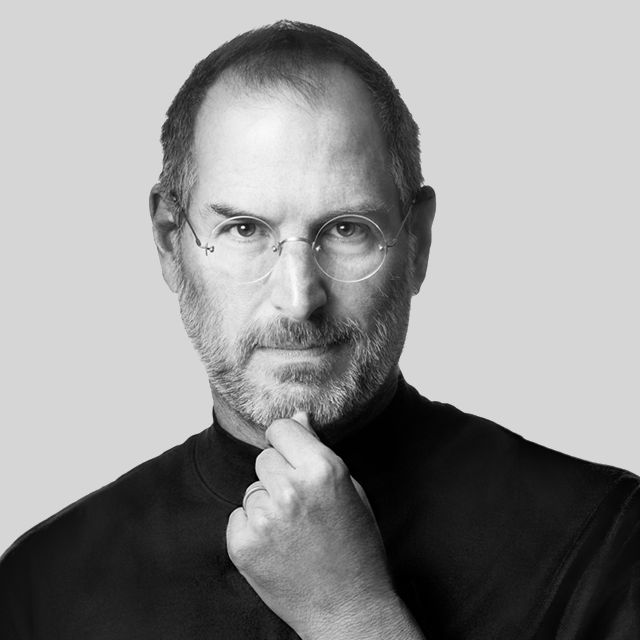
#> input picture demo/Day04_Feature_Engineering/stevejobs.jpg, 640 x 640 px
$ jupyter execute demo_Garbor_kernel_filter-py3.ipynb   (older library calls are emulated)
#> lines starting #> are read from the running program, lines starting #| are printed output that depends on the picture
# Gabor filter

Garbor filter is a linear filter used for texture analysis, which means that it basically analyses whether there are any specific frequency content in the image in specific directions in a localized region around the point or region of analysis.

Frequency and orientation representations of Gabor filters are similar to those of the human visual system, and they have been found to be particularly appropriate for texture representation and discrimination. In the spatial domain, a 2D Gabor filter is a Gaussian kernel function modulated by a sinusoidal plane wave.

In the realms of image processing and computer vision, Gabor filters are generally used in texture analysis, edge detection, feature extraction, disparity estimation (in stereo vision).

A Gabor filter responds to edges and texture changes. When we say that a filter responds to a particular feature, we mean that the filter has a distinguishing value at the spatial location of that feature

In this example, we will be using an image of Steve Jobs and apply Garbor filter to it.

Image URL: http://www.adweek.com/agencyspy/wp-content/uploads/sites/7/2015/06/steve-jobs.jpg

[cell 1]
import numpy as np
import cv2

# cv2.getGaborKernel(ksize, sigma, theta, lambda, gamma, psi, ktype)
# ksize - size of gabor filter (n, n)
# sigma - standard deviation of the gaussian function
# theta - orientation of the normal to the parallel stripes
# lambda - wavelength of the sunusoidal factor
# gamma - spatial aspect ratio
# psi - phase offset
# ktype - type and range of values that each pixel in the gabor kernel can hold

g_kernel = cv2.getGaborKernel((21, 21), 8.0, np.pi/4, 10.0, 0.5, 0, ktype=cv2.CV_32F)

img = cv2.imread('stevejobs.jpg')
#> img is the input picture: shape (640, 640, 3); min 0, max 255, mean 147.2
img = cv2.cvtColor(img, cv2.COLOR_BGR2GRAY)
#> img: shape (640, 640)
filtered_img = cv2.filter2D(img, cv2.CV_8UC3, g_kernel)
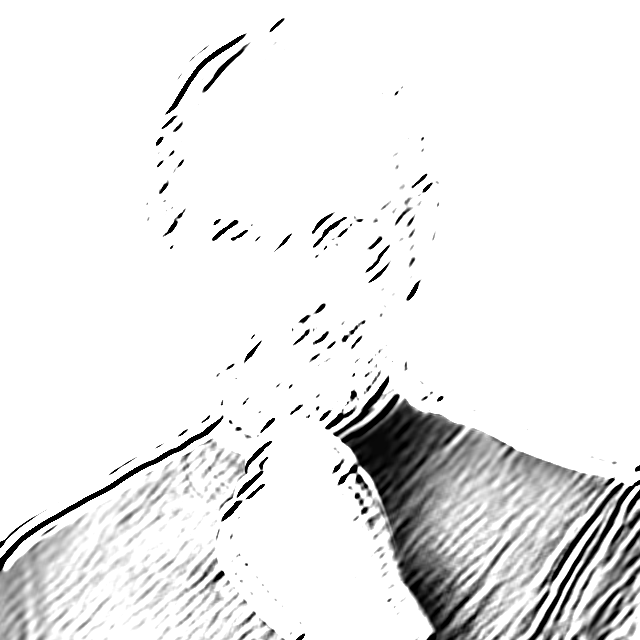
#> filtered_img: shape (640, 640); min 0, max 255, mean 235.2

cv2.imshow('image', img)
cv2.imshow('filtered image', filtered_img)

h, w = g_kernel.shape[:2]
g_kernel = cv2.resize(g_kernel, (3*w, 3*h), interpolation=cv2.INTER_CUBIC)
cv2.imshow('gabor kernel (resized)', g_kernel)
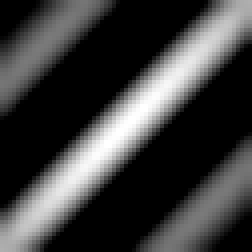
#> window 'gabor kernel (resized)': shape (63, 63) (shown 4 times larger); min 0, max 255, mean 62.3
cv2.waitKey(0)
cv2.destroyAllWindows()
